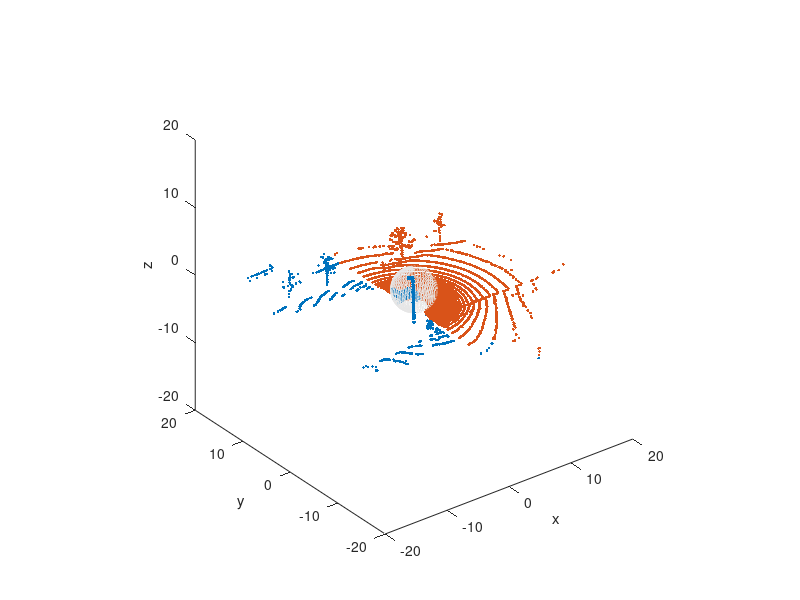

Source code (MATLAB): (Note: this script raises an error after producing the figure.)
clc;
clear all;
pcls = csvread('isuzu_transformed.csv');
% plot the data
plot3(pcls(:,1), pcls(:,2), pcls(:,3),'.');
hold on;
xlabel('x')
ylabel('y')
zlabel('z')

%% preprocessing
% remove vehicle point clouds
id = sqrt(sum(pcls.^2,2)) > 3.0;
pcls = pcls(id,:);

% remove point clouds behine
id = pcls(:,1) > -1.0;
pcls = pcls(id,:);

% remove non-ground point clouds
idz = pcls(:,3) > -2.6 % & pcls(:,3) < -1.85;
pcls = pcls(idz,:);

% remove any data outside 20 meters radius
%id = sqrt(sum(pcls.^2,2)) <= 20.0;
%pcls = pcls(id,:);

% plot the data
plot3(pcls(:,1), pcls(:,2), pcls(:,3),'.');
hold on;

%% plot 3D ball
r = 3.0;
[x,y,z] = sphere(50);
x = x*r;
y = y*r;
z = z*r;
lightGrey = 0.9*[1 1 1]; % It looks better if the lines are lighter
surface(x,y,z,'FaceColor', 'none','EdgeColor',lightGrey)
hold on;

axis square
xlim([-20 20]);
ylim([-20 20]);
zlim([-20,20]);

%% ring container
ring = cell(1,30);
for i = 1:size(pcls,1)
    rid = getRingID(pcls(i,1), pcls(i,2), pcls(i,3));
    ring{rid} = [ring{rid}; pcls(i,:)];
end

i = 25;
angle = atan2(ring{i}(:,2), ring{i}(:,1)) .* 180/pi;
figure;
plot(angle, ring{i}(:,3), 'o-');
hold on;

f = fit(angle, ring{i}(:,3), 'smoothingspline', 'SmoothingParam', 0.005);
plot(f);

figure;
deriv = differentiate(f,angle);
plot(angle, deriv);
hold on
plot([-80,100], [0,0], '--');



%for i = 1:length(ring)
%    angle = atan2(ring{i}(:,2), ring{i}(:,1)) .* 180/pi;
%    figure;
%    plot(angle, ring{i}(:,3),'o-');
%end

n = size(ring{26}(:,3),1);
% get xy-plane angle for each points

s = spline(1:n, ring{26}(:,3));

